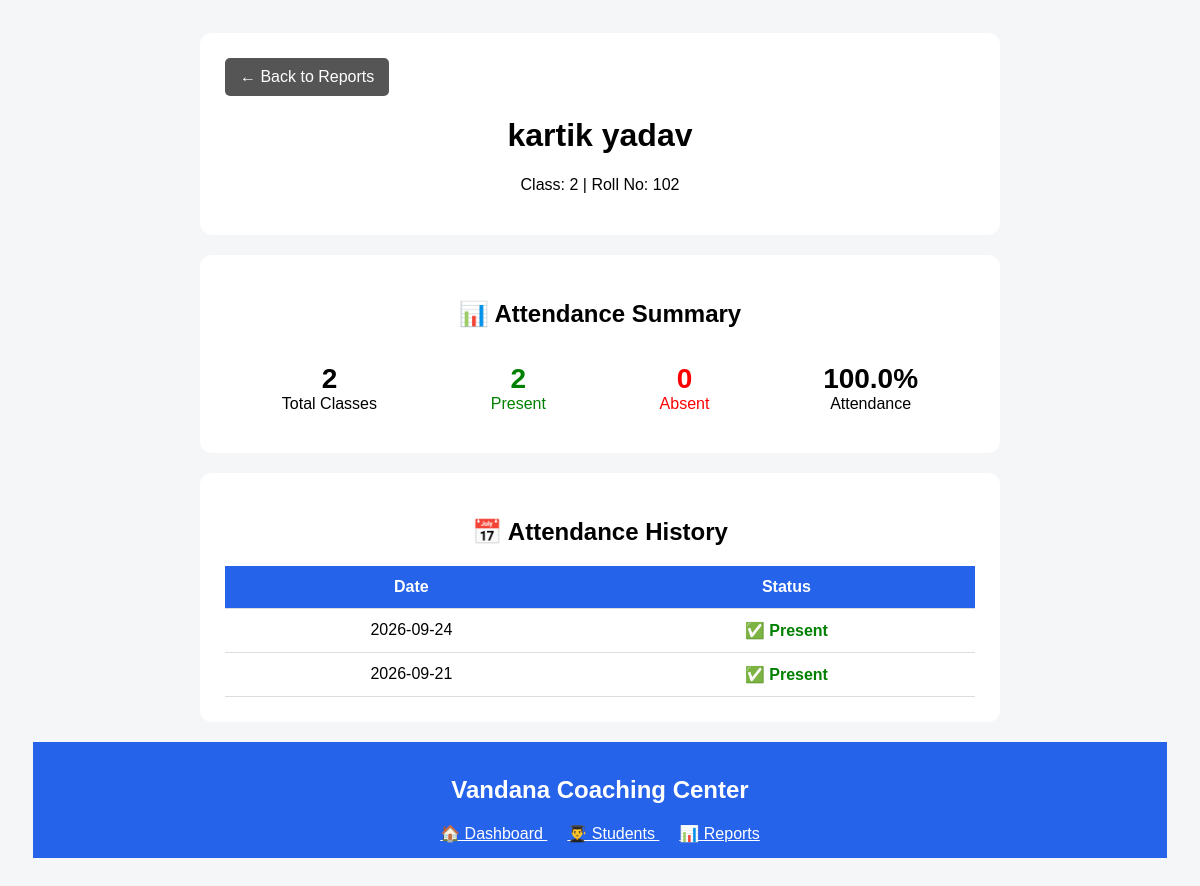
/student_report/22 (signed in), run on the app's committed database.
### tables this page shows
CREATE TABLE students (
            id INTEGER PRIMARY KEY AUTOINCREMENT,
            name TEXT NOT NULL,
            class_name TEXT NOT NULL,
            roll_number TEXT
        , guardian_name TEXT, guardian_phone TEXT, section TEXT);

CREATE TABLE attendance (
            id INTEGER PRIMARY KEY AUTOINCREMENT,
            student_id INTEGER NOT NULL,
            attendance_date TEXT NOT NULL,
            status TEXT NOT NULL,
            FOREIGN KEY (student_id) REFERENCES students(id)
        );

### app.py (the view, shortened to what this page needs)
@app.route(
    "/student_report/<int:student_id>"
)
@login_required
def student_report(student_id):
    user_role = session.get("role")
    user_student_id = session.get(
        "student_id"
    )
    conn = get_db_connection()
    student = conn.execute("""
        SELECT *
        FROM students
        WHERE id = ?
    """, (
        student_id,
    )).fetchone()
    if not student:
        conn.close()
        return "Student not found", 404
    attendance_records = conn.execute("""
        SELECT
            attendance_date,
            status

        FROM attendance

        WHERE student_id = ?

        ORDER BY attendance_date DESC
    """, (
        student_id,
    )).fetchall()
    total = len(
        attendance_records
    )
    present = sum(
        1
        for record in attendance_records
        if record["status"] == "Present"
    )
    absent = total - present
    if total > 0:
        percentage = round(
            (present / total) * 100,
            2
        )
    else:
        percentage = 0
    conn.close()
    return render_template(
        "student_report.html",
        student=student,
        attendance_records=
            attendance_records,
        total=total,
        present=present,
        absent=absent,
        percentage=percentage
    )

### app.py (called while the page is built, shortened)
def get_db_connection():
    conn = sqlite3.connect(DATABASE)
    conn.row_factory = sqlite3.Row
    return conn

def login_required(view_func):
    @wraps(view_func)
    def wrapped_view(*args, **kwargs):
        return view_func(*args, **kwargs)
    return wrapped_view

### templates/student_report.html (shortened to what this page needs)
<!DOCTYPE html>
<html lang="en">
<head>
</head>
<body>
<div class="container">
    <div class="card">
        <a href="/reports" class="back">
            ← Back to Reports
        </a>
        <h1>
            {{ student["name"] }}
        </h1>
        <p style="text-align:center;">
            Class: {{ student["class_name"] }}
            |
            Roll No: {{ student["roll_number"] }}
        </p>
    </div>
    <div class="card">
        <h2>
            📊 Attendance Summary
        </h2>
        <div class="stats">
            <div class="stat">
                <div class="number">
                    {{ total }}
                </div>
                <div>
                    Total Classes
                </div>
            </div>
            <div class="stat green">
                <div class="number">
                    {{ present }}
                </div>
                <div>
                    Present
                </div>
            </div>
            <div class="stat red">
                <div class="number">
                    {{ absent }}
                </div>
                <div>
                    Absent
                </div>
            </div>
            <div class="stat">
                <div class="number">
                    {{ percentage }}%
                </div>
                <div>
                    Attendance
                </div>
            </div>
        </div>
    </div>
    <div class="card">
        <h2>
            📅 Attendance History
        </h2>
        <table>
            <tr>
                <th>
                    Date
                </th>
                <th>
                    Status
                </th>
            </tr>
            {% for record in attendance_records %}
            <tr>
                <td>
                    {{ record["attendance_date"] }}
                </td>
                <td>
                    {% if record["status"] == "Present" %}
                        <span class="present">
                            ✅ Present
                        </span>
                    {% else %}
                        <span class="absent">
                            ❌ Absent
                        </span>
                    {% endif %}
                </td>
            </tr>
            {% else %}
            <tr>
                <td colspan="2">
                    No attendance recorded.
                </td>
            </tr>
            {% endfor %}
        </table>
    </div>
</div>
</body>
<div style="
    background:#2563eb;
    color:white;
    padding:15px;
    text-align:center;
">
    <h2>
        Vandana Coaching Center
    </h2>
    <div>
        <a href="/"
           style="color:white;margin:10px;">
            🏠 Dashboard
        </a>
        <a href="/students"
           style="color:white;margin:10px;">
            👨‍🎓 Students
        </a>
        <a href="/reports"
           style="color:white;margin:10px;">
            📊 Reports
        </a>
    </div>
</div>
</html>

### templates/student_report.html (style rules this page uses)
body { font-family: Arial, sans-serif; background: #f4f6f8; padding: 25px; }
.container { max-width: 800px; margin: auto; }
.card { background: white; padding: 25px; border-radius: 12px; margin-bottom: 20px; }
h1, h2 { text-align: center; }
.stats { display: flex; justify-content: space-around; text-align: center; }
.stat { padding: 15px; }
.number { font-size: 28px; font-weight: bold; }
.green { color: green; }
.red { color: red; }
table { width: 100%; border-collapse: collapse; }
th, td { padding: 12px; border-bottom: 1px solid #ddd; text-align: center; }
th { background: #2563eb; color: white; }
.present { color: green; font-weight: bold; }
.back { display: inline-block; padding: 10px 15px; background: #555; color: white; text-decoration: none; border-radius: 5px; }

### data on the page
students: name "kartik yadav", class_name "2", roll_number "102"
attendance: attendance_date "2026-09-24", status "✅ Present"
attendance: attendance_date "2026-09-21", status "✅ Present"

### other printed values
{{ total }} "2"
{{ present }} "2"
{{ absent }} "0"
{{ percentage }} "100.0"
